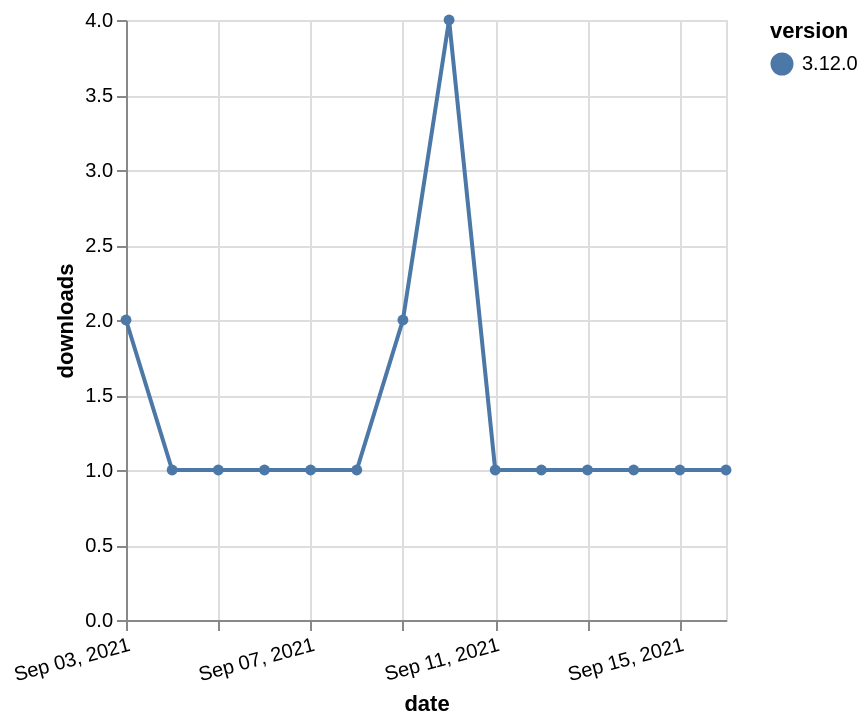

The Vega-Lite source for this figure:
### Vega-Lite specification from a JSON file in a GitHub repository (floating-point values rounded to 4 significant figures)
{"$schema": "https://vega.github.io/schema/vega-lite/v5.json", "description": "A simple bar chart with embedded data.", "data": {"values": [{"date": "2021-09-03", "total": 610, "delta": 2, "version": "3.12.0"}, {"date": "2021-09-04", "total": 611, "delta": 1, "version": "3.12.0"}, {"date": "2021-09-05", "total": 612, "delta": 1, "version": "3.12.0"}, {"date": "2021-09-06", "total": 613, "delta": 1, "version": "3.12.0"}, {"date": "2021-09-07", "total": 614, "delta": 1, "version": "3.12.0"}, {"date": "2021-09-08", "total": 615, "delta": 1, "version": "3.12.0"}, {"date": "2021-09-09", "total": 617, "delta": 2, "version": "3.12.0"}, {"date": "2021-09-10", "total": 621, "delta": 4, "version": "3.12.0"}, {"date": "2021-09-11", "total": 622, "delta": 1, "version": "3.12.0"}, {"date": "2021-09-12", "total": 623, "delta": 1, "version": "3.12.0"}, {"date": "2021-09-13", "total": 624, "delta": 1, "version": "3.12.0"}, {"date": "2021-09-14", "total": 625, "delta": 1, "version": "3.12.0"}, {"date": "2021-09-15", "total": 626, "delta": 1, "version": "3.12.0"}, {"date": "2021-09-16", "total": 627, "delta": 1, "version": "3.12.0"}]}, "width": "container", "mark": {"type": "line", "point": {"filled": true}}, "encoding": {"x": {"field": "date", "type": "temporal", "timeUnit": "yearmonthdate", "title": "date", "axis": {"labelAngle": -15}}, "y": {"field": "delta", "type": "quantitative", "title": "downloads"}, "color": {"field": "version", "type": "nominal"}, "tooltip": {"field": "delta"}}}
